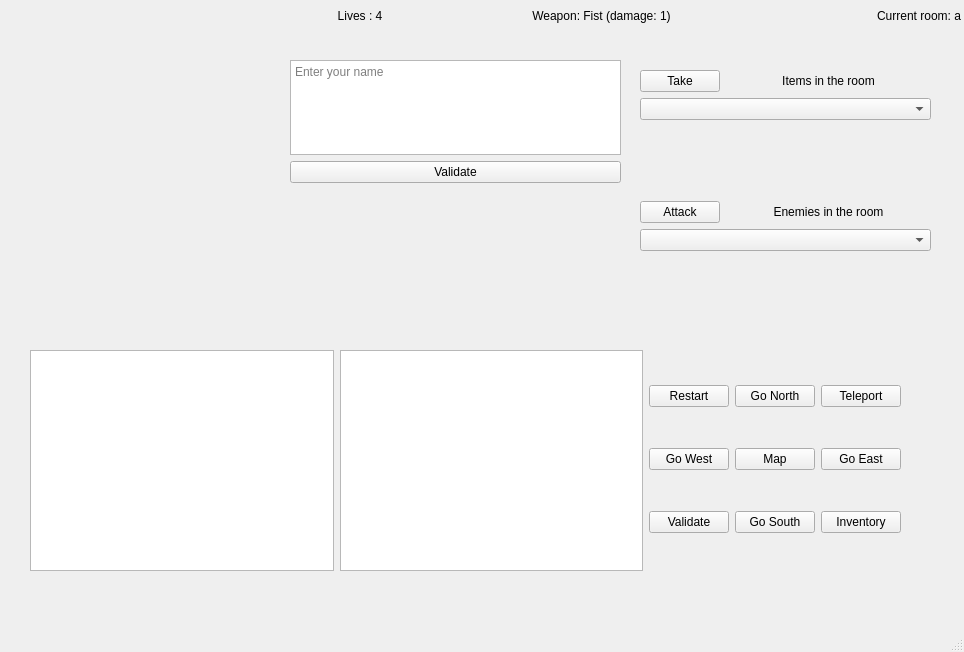
<?xml version="1.0" encoding="UTF-8"?>
<ui version="4.0">
 <class>MainWindow</class>
 <widget class="QMainWindow" name="MainWindow">
  <property name="geometry">
   <rect>
    <x>0</x>
    <y>0</y>
    <width>964</width>
    <height>652</height>
   </rect>
  </property>
  <property name="windowTitle">
   <string>MainWindow</string>
  </property>
  <widget class="QWidget" name="centralwidget">
   <property name="autoFillBackground">
    <bool>false</bool>
   </property>
   <widget class="QLabel" name="MapLabel">
    <property name="enabled">
     <bool>true</bool>
    </property>
    <property name="geometry">
     <rect>
      <x>30</x>
      <y>70</y>
      <width>551</width>
      <height>261</height>
     </rect>
    </property>
    <property name="frameShape">
     <enum>QFrame::NoFrame</enum>
    </property>
    <property name="text">
     <string/>
    </property>
    <property name="pixmap">
     <pixmap resource="images.qrc">:/map.png</pixmap>
    </property>
   </widget>
   <widget class="QWidget" name="horizontalLayoutWidget_2">
    <property name="geometry">
     <rect>
      <x>0</x>
      <y>0</y>
      <width>961</width>
      <height>31</height>
     </rect>
    </property>
    <layout class="QHBoxLayout" name="ScoreBar">
     <property name="sizeConstraint">
      <enum>QLayout::SetMaximumSize</enum>
     </property>
     <item>
      <widget class="QLabel" name="nameLabel">
       <property name="text">
        <string/>
       </property>
      </widget>
     </item>
     <item>
      <widget class="QLabel" name="LivesLabel">
       <property name="layoutDirection">
        <enum>Qt::LeftToRight</enum>
       </property>
       <property name="text">
        <string>Lives : 4</string>
       </property>
       <property name="alignment">
        <set>Qt::AlignCenter</set>
       </property>
      </widget>
     </item>
     <item>
      <widget class="QLabel" name="CurrentWeaponLabel">
       <property name="layoutDirection">
        <enum>Qt::LeftToRight</enum>
       </property>
       <property name="text">
        <string>Weapon: Fist (damage: 1)</string>
       </property>
       <property name="alignment">
        <set>Qt::AlignCenter</set>
       </property>
      </widget>
     </item>
     <item>
      <widget class="QLabel" name="RoomLabel">
       <property name="layoutDirection">
        <enum>Qt::LeftToRight</enum>
       </property>
       <property name="text">
        <string>Current room: a</string>
       </property>
       <property name="alignment">
        <set>Qt::AlignRight|Qt::AlignTrailing|Qt::AlignVCenter</set>
       </property>
      </widget>
     </item>
    </layout>
   </widget>
   <widget class="QWidget" name="horizontalLayoutWidget">
    <property name="geometry">
     <rect>
      <x>30</x>
      <y>350</y>
      <width>871</width>
      <height>221</height>
     </rect>
    </property>
    <layout class="QHBoxLayout" name="horizontalLayout">
     <item>
      <widget class="QTextEdit" name="MainText">
       <property name="readOnly">
        <bool>true</bool>
       </property>
      </widget>
     </item>
     <item>
      <widget class="QTextEdit" name="inputWordle"/>
     </item>
     <item>
      <layout class="QGridLayout" name="gridLayout">
       <item row="0" column="1">
        <widget class="QPushButton" name="NorthButton">
         <property name="text">
          <string>Go North</string>
         </property>
        </widget>
       </item>
       <item row="2" column="1">
        <widget class="QPushButton" name="SouthButton">
         <property name="text">
          <string>Go South</string>
         </property>
        </widget>
       </item>
       <item row="1" column="2">
        <widget class="QPushButton" name="EastButton">
         <property name="text">
          <string>Go East</string>
         </property>
        </widget>
       </item>
       <item row="2" column="2">
        <widget class="QPushButton" name="InventoryButton">
         <property name="text">
          <string>Inventory</string>
         </property>
        </widget>
       </item>
       <item row="0" column="2">
        <widget class="QPushButton" name="teleportButton">
         <property name="text">
          <string>Teleport</string>
         </property>
        </widget>
       </item>
       <item row="1" column="0">
        <widget class="QPushButton" name="WestButton">
         <property name="text">
          <string>Go West</string>
         </property>
        </widget>
       </item>
       <item row="1" column="1">
        <widget class="QPushButton" name="MapButton">
         <property name="text">
          <string>Map</string>
         </property>
        </widget>
       </item>
       <item row="0" column="0">
        <widget class="QPushButton" name="restartButton">
         <property name="text">
          <string>Restart</string>
         </property>
        </widget>
       </item>
       <item row="2" column="0">
        <widget class="QPushButton" name="validateWordButton">
         <property name="text">
          <string>Validate</string>
         </property>
        </widget>
       </item>
      </layout>
     </item>
    </layout>
   </widget>
   <widget class="QWidget" name="formLayoutWidget">
    <property name="geometry">
     <rect>
      <x>640</x>
      <y>70</y>
      <width>291</width>
      <height>181</height>
     </rect>
    </property>
    <layout class="QFormLayout" name="formLayout">
     <item row="0" column="0">
      <widget class="QPushButton" name="TakeButton">
       <property name="text">
        <string>Take</string>
       </property>
      </widget>
     </item>
     <item row="1" column="0" colspan="2">
      <widget class="QComboBox" name="ItemsRoom"/>
     </item>
     <item row="2" column="0" colspan="2">
      <spacer name="verticalSpacer">
       <property name="orientation">
        <enum>Qt::Vertical</enum>
       </property>
       <property name="sizeHint" stdset="0">
        <size>
         <width>20</width>
         <height>40</height>
        </size>
       </property>
      </spacer>
     </item>
     <item row="3" column="0">
      <widget class="QPushButton" name="AttackButton">
       <property name="text">
        <string>Attack</string>
       </property>
      </widget>
     </item>
     <item row="3" column="1">
      <widget class="QLabel" name="EnemiesInRoomLabel">
       <property name="layoutDirection">
        <enum>Qt::LeftToRight</enum>
       </property>
       <property name="text">
        <string>Enemies in the room</string>
       </property>
       <property name="alignment">
        <set>Qt::AlignCenter</set>
       </property>
      </widget>
     </item>
     <item row="4" column="0" colspan="2">
      <widget class="QComboBox" name="EnemiesInRoom"/>
     </item>
     <item row="0" column="1">
      <widget class="QLabel" name="ItemsInRoomLabel">
       <property name="layoutDirection">
        <enum>Qt::LeftToRight</enum>
       </property>
       <property name="text">
        <string>Items in the room</string>
       </property>
       <property name="alignment">
        <set>Qt::AlignCenter</set>
       </property>
      </widget>
     </item>
    </layout>
   </widget>
   <widget class="QWidget" name="verticalLayoutWidget">
    <property name="geometry">
     <rect>
      <x>290</x>
      <y>60</y>
      <width>331</width>
      <height>123</height>
     </rect>
    </property>
    <layout class="QVBoxLayout" name="verticalLayout_2">
     <item>
      <widget class="QTextEdit" name="inputName">
       <property name="placeholderText">
        <string>Enter your name</string>
       </property>
      </widget>
     </item>
     <item>
      <widget class="QPushButton" name="validateInputName">
       <property name="text">
        <string>Validate</string>
       </property>
      </widget>
     </item>
    </layout>
   </widget>
  </widget>
  <widget class="QMenuBar" name="menubar">
   <property name="geometry">
    <rect>
     <x>0</x>
     <y>0</y>
     <width>964</width>
     <height>25</height>
    </rect>
   </property>
  </widget>
  <widget class="QStatusBar" name="statusbar"/>
 </widget>
 <resources>
  <include location="images.qrc"/>
 </resources>
 <connections/>
</ui>
